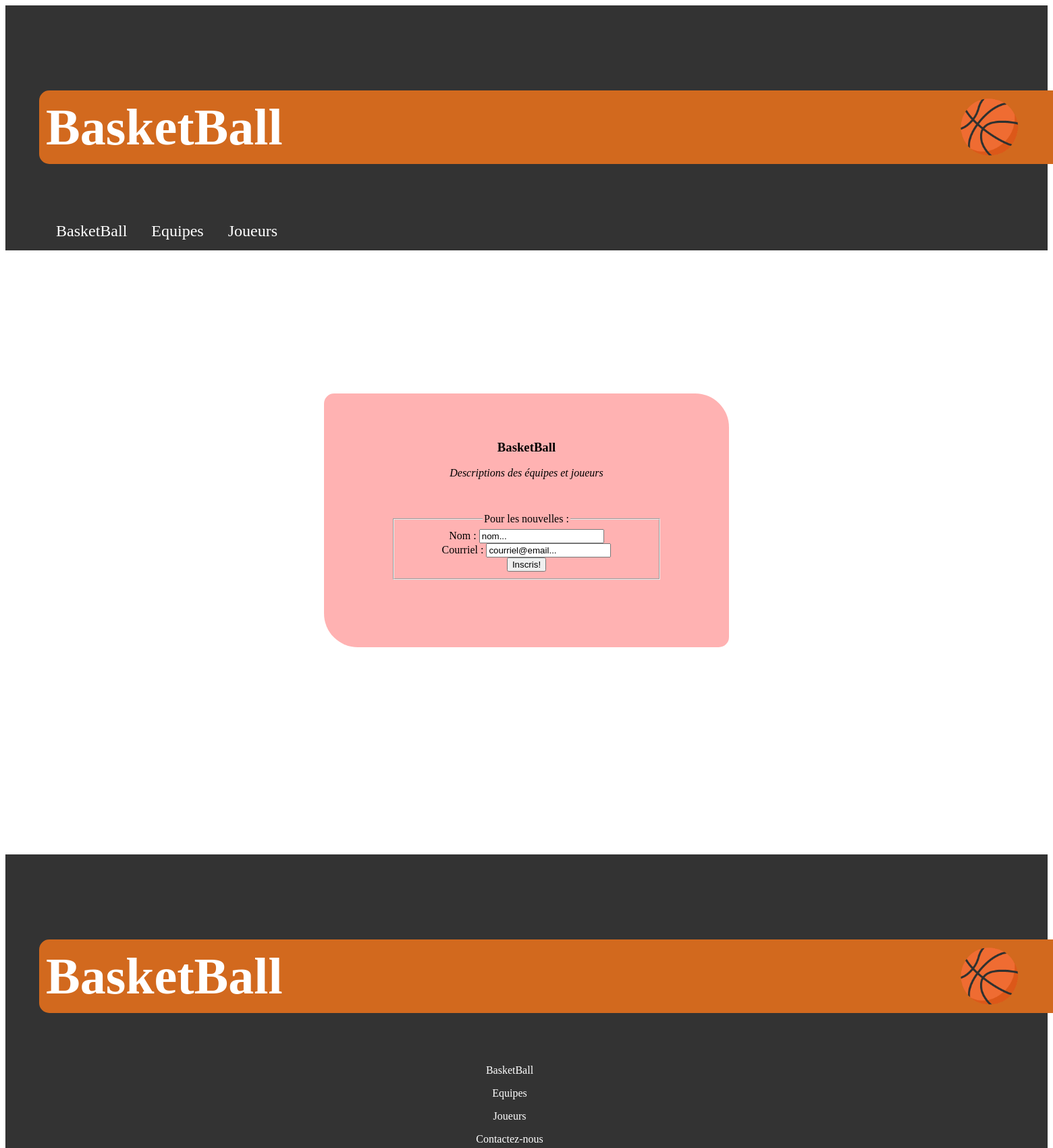
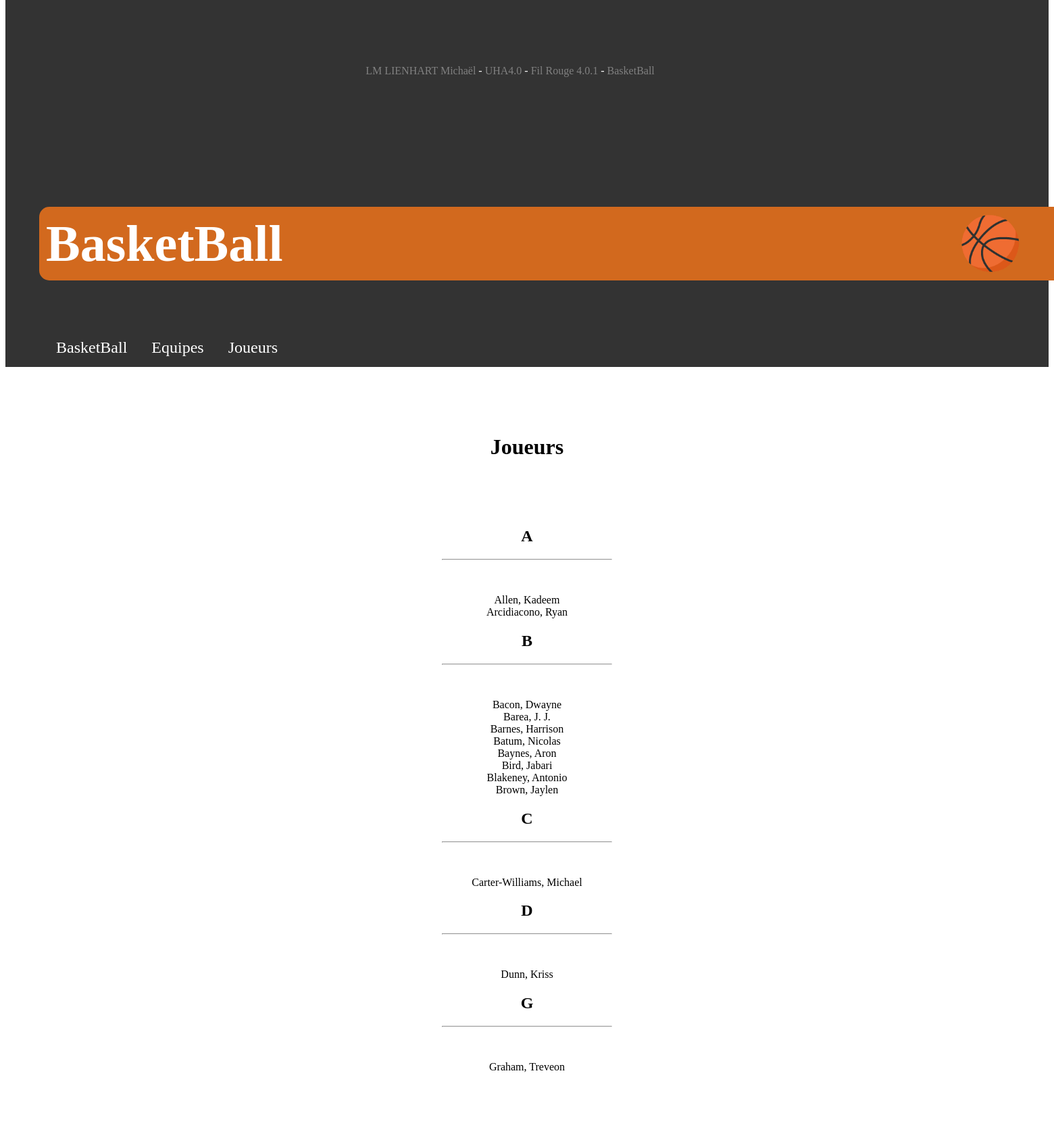
The page /BasketBall_MVC/index.php?action=listJoueur (upper part) on the database its author committed (2 pictures, top to bottom).
### tables this page shows
create table if not exists joueurs(
    id int auto_increment,
    nom varchar(55) not null,
    position varchar(5) not null,
    No int not null,
    equipe int not null,
    taille float(2) not null,
    poid int not null,
    primary key(id),
    CONSTRAINT fk_equipe_id foreign key(equipe) references equipes(id) on delete cascade
);

### BasketBall_MVC/controlleur/Lists.php (called while the page is built, shortened)
<?php
require_once "Dao.php";
    class Lists {
        public function listJoueur(){
            $pdo = new DAO();
            $requete = "SELECT id, nom FROM joueurs ORDER BY nom;";
            $lists_joueurs = $pdo->executeRequest($requete);
            require "vue/lists_joueur.php";
        }
    }
?>

### BasketBall_MVC/controlleur/Dao.php (called while the page is built, shortened)
<?php
class DAO{
    private $bdd;
    public function __construct(){
        $this->bdd = new PDO('mysql:host=localhost;dbname=basketball;charset=utf8', 'lienhart', 'password');
    }
    public function executeRequest($sql, $params = NULL){
        if ($params == NULL){
            $resultat = $this->bdd->query($sql);
        }else{
            $resultat = $this->bdd->prepare($sql);
            $resultat->execute([$params]);
        }
        return $resultat;
    }
}
?>

### BasketBall_MVC/vue/lists_joueur.php (the view, shortened to what this page needs)
<h1 class='list_joueurs'>Joueurs</h1><section class='list_joueurs'>
<?php
  $first = '';
  foreach($lists_joueurs as $joueurs){
    if($joueurs['nom'][0] > $first){
      $first = $joueurs['nom'][0];
?>
<h2><?= $first ?></h2><hr>
<?php } ?>
<a href='index.php?action=detailJoueur&id=<?= $joueurs['id'] ?>' class='padding'><?= $joueurs['nom'] ?></a><br>
<?php } ?>
</section>
<?php
  require 'template.php';
?>

### BasketBall_MVC/style/style.css (style rules this page uses)
section.list_joueurs a, section.list_equipes a { text-decoration: none; color: black; }
a { text-decoration: none; color: #000; }
.list_joueurs { margin-top: 100px; text-align: center; color:#000; }
h1.list_joueurs { margin-top: 100px; text-align: center; }
hr { width: 250px; margin-bottom: 50px; }
a { text-decoration: none; color: black; }

### rows shown on the page
joueurs: nom "A", nom "Allen, Kadeem"
joueurs: nom "Arcidiacono, Ryan"
joueurs: nom "B", nom "Bacon, Dwayne"
joueurs: nom "Barea, J. J."
joueurs: nom "Barnes, Harrison"
joueurs: nom "Batum, Nicolas"
joueurs: nom "Baynes, Aron"
joueurs: nom "Bird, Jabari"
joueurs: nom "Blakeney, Antonio"
joueurs: nom "Brown, Jaylen"
joueurs: nom "C", nom "Carter-Williams, Michael"
joueurs: nom "D", nom "Dunn, Kriss"
joueurs: nom "G", nom "Graham, Treveon"
